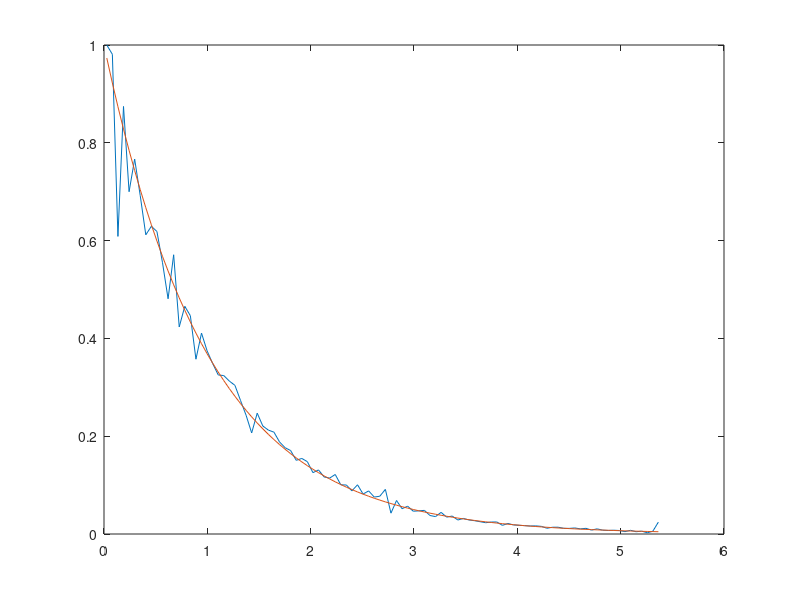

Here is the MATLAB script that generated this plot:
load('isum.mat');

isout = sort(isum(:));
xr = 0.32;
idx = find(isout>xr,1);
isout = isout(idx:end);
isout = isout-min(isout(:));

[N,X] = hist(isout(:),100);
N = N./max(N(:));


si = std(isout(:));
mi = mean(isout(:));
X = X./mi;

tmp = exp(-X);

plot(X,N,X,tmp);



out1 = [X' N'];
out2 = [X' tmp'];

save('-ascii','conehistexpraw.dat','isout');
save('-ascii','conehistexp.dat','out1');
save('-ascii','conehisttheory.dat','out2');
